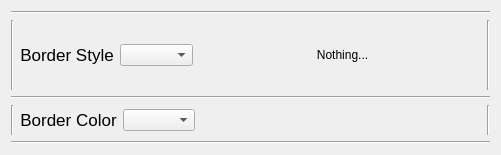
                 <widget class="QWidget" name="tab">
                  <property name="sizePolicy">
                   <sizepolicy hsizetype="Preferred" vsizetype="Preferred">
                    <horstretch>0</horstretch>
                    <verstretch>0</verstretch>
                   </sizepolicy>
                  </property>
                  <attribute name="title">
                   <string>Border Settings</string>
                  </attribute>
                  <layout class="QGridLayout" name="gridLayout_8">
                   <item row="0" column="0">
                    <layout class="QVBoxLayout" name="verticalLayout_2">
                     <item>
                      <widget class="Line" name="line_10">
                       <property name="orientation">
                        <enum>Qt::Orientation::Horizontal</enum>
                       </property>
                      </widget>
                     </item>
                     <item>
                      <layout class="QHBoxLayout" name="horizontalLayout_3">
                       <item>
                        <widget class="Line" name="line_28">
                         <property name="orientation">
                          <enum>Qt::Orientation::Vertical</enum>
                         </property>
                        </widget>
                       </item>
                       <item>
                        <widget class="QLabel" name="border_style_label">
                         <property name="font">
                          <font>
                           <pointsize>13</pointsize>
                           <italic>false</italic>
                           <underline>false</underline>
                           <strikeout>false</strikeout>
                           <fontweight>DemiBold</fontweight>
                          </font>
                         </property>
                         <property name="toolTip">
                          <string>Changes the Border Style, can affect the image resolution</string>
                         </property>
                         <property name="text">
                          <string>Border Style</string>
                         </property>
                         <property name="alignment">
                          <set>Qt::AlignmentFlag::AlignCenter</set>
                         </property>
                        </widget>
                       </item>
                       <item>
                        <widget class="QComboBox" name="border_style_selector">
                         <property name="sizePolicy">
                          <sizepolicy hsizetype="Minimum" vsizetype="Fixed">
                           <horstretch>0</horstretch>
                           <verstretch>0</verstretch>
                          </sizepolicy>
                         </property>
                         <property name="minimumSize">
                          <size>
                           <width>49</width>
                           <height>0</height>
                          </size>
                         </property>
                         <property name="currentIndex">
                          <number>-1</number>
                         </property>
                        </widget>
                       </item>
                       <item>
                        <spacer name="horizontalSpacer_10">
                         <property name="orientation">
                          <enum>Qt::Orientation::Horizontal</enum>
                         </property>
                         <property name="sizeType">
                          <enum>QSizePolicy::Policy::Fixed</enum>
                         </property>
                         <property name="sizeHint" stdset="0">
                          <size>
                           <width>110</width>
                           <height>20</height>
                          </size>
                         </property>
                        </spacer>
                       </item>
                       <item>
                        <widget class="QLabel" name="border_style_preview">
                         <property name="sizePolicy">
                          <sizepolicy hsizetype="Maximum" vsizetype="Maximum">
                           <horstretch>0</horstretch>
                           <verstretch>0</verstretch>
                          </sizepolicy>
                         </property>
                         <property name="minimumSize">
                          <size>
                           <width>67</width>
                           <height>70</height>
                          </size>
                         </property>
                         <property name="maximumSize">
                          <size>
                           <width>67</width>
                           <height>70</height>
                          </size>
                         </property>
                         <property name="autoFillBackground">
                          <bool>true</bool>
                         </property>
                         <property name="text">
                          <string>Nothing...</string>
                         </property>
                         <property name="alignment">
                          <set>Qt::AlignmentFlag::AlignCenter</set>
                         </property>
                        </widget>
                       </item>
                       <item>
                        <spacer name="horizontalSpacer_9">
                         <property name="orientation">
                          <enum>Qt::Orientation::Horizontal</enum>
                         </property>
                         <property name="sizeType">
                          <enum>QSizePolicy::Policy::Fixed</enum>
                         </property>
                         <property name="sizeHint" stdset="0">
                          <size>
                           <width>105</width>
                           <height>20</height>
                          </size>
                         </property>
                        </spacer>
                       </item>
                       <item>
                        <widget class="Line" name="line_29">
                         <property name="orientation">
                          <enum>Qt::Orientation::Vertical</enum>
                         </property>
                        </widget>
                       </item>
                      </layout>
                     </item>
                     <item>
                      <widget class="Line" name="line_6">
                       <property name="orientation">
                        <enum>Qt::Orientation::Horizontal</enum>
                       </property>
                      </widget>
                     </item>
                     <item>
                      <layout class="QHBoxLayout" name="horizontalLayout_4">
                       <item>
                        <widget class="Line" name="line_31">
                         <property name="orientation">
                          <enum>Qt::Orientation::Vertical</enum>
                         </property>
                        </widget>
                       </item>
                       <item>
                        <widget class="QLabel" name="border_color_label">
                         <property name="font">
                          <font>
                           <pointsize>13</pointsize>
                           <fontweight>DemiBold</fontweight>
                          </font>
                         </property>
                         <property name="toolTip">
                          <string>Changes the color of the border</string>
                         </property>
                         <property name="text">
                          <string>Border Color</string>
                         </property>
                         <property name="alignment">
                          <set>Qt::AlignmentFlag::AlignCenter</set>
                         </property>
                        </widget>
                       </item>
                       <item>
                        <widget class="QComboBox" name="border_color_selector"/>
                       </item>
                       <item>
                        <spacer name="horizontalSpacer_23">
                         <property name="orientation">
                          <enum>Qt::Orientation::Horizontal</enum>
                         </property>
                         <property name="sizeType">
                          <enum>QSizePolicy::Policy::Fixed</enum>
                         </property>
                         <property name="sizeHint" stdset="0">
                          <size>
                           <width>40</width>
                           <height>20</height>
                          </size>
                         </property>
                        </spacer>
                       </item>
                       <item>
                        <widget class="QLabel" name="border_color_preview">
                         <property name="sizePolicy">
                          <sizepolicy hsizetype="Maximum" vsizetype="Maximum">
                           <horstretch>0</horstretch>
                           <verstretch>0</verstretch>
                          </sizepolicy>
                         </property>
                         <property name="minimumSize">
                          <size>
                           <width>200</width>
                           <height>30</height>
                          </size>
                         </property>
                         <property name="maximumSize">
                          <size>
                           <width>200</width>
                           <height>30</height>
                          </size>
                         </property>
                         <property name="autoFillBackground">
                          <bool>true</bool>
                         </property>
                         <property name="text">
                          <string/>
                         </property>
                         <property name="alignment">
                          <set>Qt::AlignmentFlag::AlignCenter</set>
                         </property>
                        </widget>
                       </item>
                       <item>
                        <spacer name="horizontalSpacer_8">
                         <property name="orientation">
                          <enum>Qt::Orientation::Horizontal</enum>
                         </property>
                         <property name="sizeType">
                          <enum>QSizePolicy::Policy::Fixed</enum>
                         </property>
                         <property name="sizeHint" stdset="0">
                          <size>
                           <width>40</width>
                           <height>20</height>
                          </size>
                         </property>
                        </spacer>
                       </item>
                       <item>
                        <widget class="Line" name="line_32">
                         <property name="orientation">
                          <enum>Qt::Orientation::Vertical</enum>
                         </property>
                        </widget>
                       </item>
                      </layout>
                     </item>
                     <item>
                      <widget class="Line" name="line_30">
                       <property name="orientation">
                        <enum>Qt::Orientation::Horizontal</enum>
                       </property>
                      </widget>
                     </item>
                    </layout>
                   </item>
                  </layout>
                 </widget>
